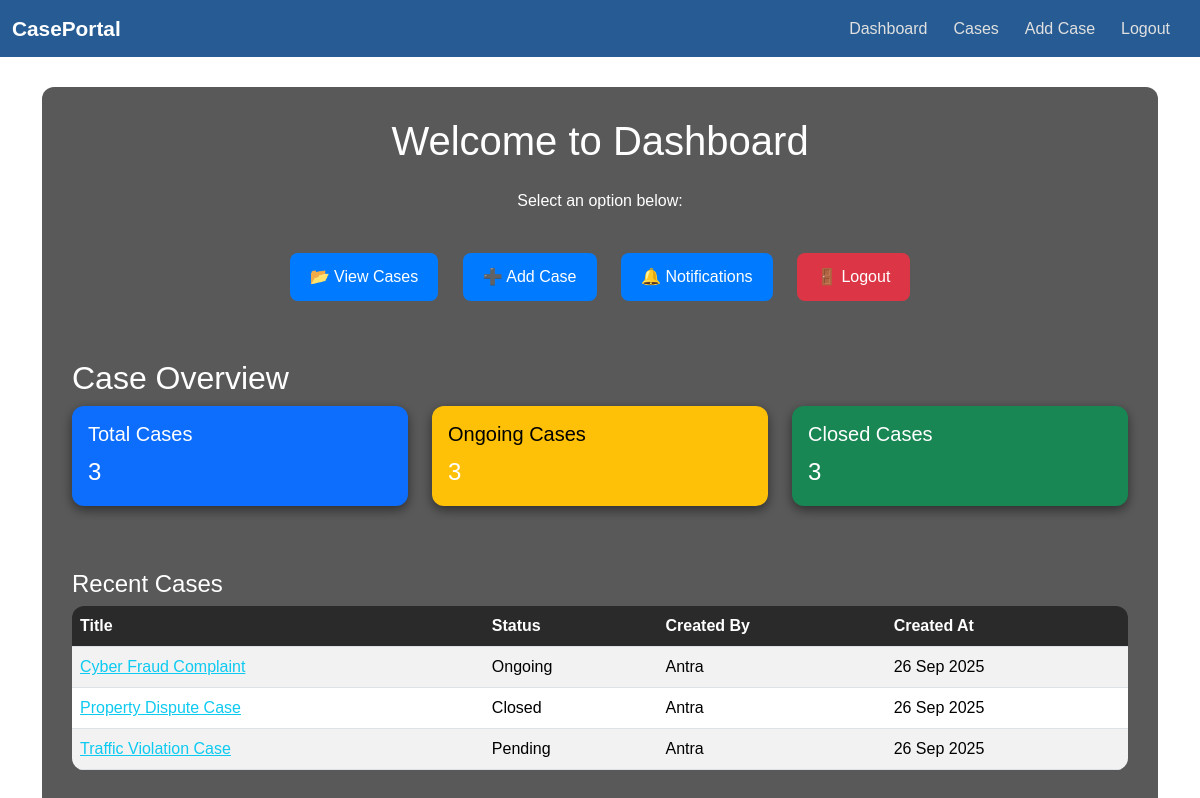
The app's page /dashboard/ (signed in) with its own data.
### core/models.py (models this page shows, shortened)
class Case(models.Model):
    STATUS_CHOICES = [
        ('Pending', 'Pending'),
        ('Ongoing', 'Ongoing'),
        ('Closed', 'Closed'),
    ]
    title = models.CharField(max_length=200)
    description = models.TextField()
    status = models.CharField(max_length=20, choices=STATUS_CHOICES, default='Pending')
    created_by = models.ForeignKey(User, on_delete=models.CASCADE, related_name='cases')
    created_at = models.DateTimeField(auto_now_add=True)

### core/views.py (the view)
# urls.py: path('dashboard/', views.dashboard, name='dashboard'),
@login_required
def dashboard(request):
    cases = Case.objects.filter(created_by=request.user)
    ongoing_cases = cases.filter(status="Ongoing")
    closed_cases = cases.filter(status="Closed")
    context = {
        "cases": cases,
        "ongoing_cases": ongoing_cases,
        "closed_cases": closed_cases,
    }
    return render(request, "core/dashboard.html", context)

### core/templates/core/dashboard.html (shortened to what this page needs)
{% extends "core/base.html" %}
{% block content %}
<!DOCTYPE html>
<html>
<head>
</head>
<body>
    <div class="overlay">
        <h1 class="text-center mb-4">Welcome to Dashboard</h1>
        <p class="text-center">Select an option below:</p>
        <div class="dashboard-links">
            <a href="{% url 'case_list' %}">📂 View Cases</a>
            <a href="{% url 'add_case' %}">➕ Add Case</a>
            <a href="{% url 'notifications' %}">🔔 Notifications</a>
            <form action="{% url 'logout' %}" method="post" style="display:inline;">
    <button type="submit" style="margin:10px; padding:12px 20px; background:#dc3545; color:white; border-radius:8px; border:none; cursor:pointer;">
        🚪 Logout
    </button>
</form>
        </div>
        <h2 class="mt-5">Case Overview</h2>
        <div class="row">
            <div class="col-md-4">
                <div class="card text-bg-primary mb-3">
                    <div class="card-body">
                        <h5 class="card-title">Total Cases</h5>
                        <p class="card-text fs-4">{{ cases.count }}</p>
                    </div>
                </div>
            </div>
            <div class="col-md-4">
                <div class="card text-bg-warning mb-3">
                    <div class="card-body">
                        <h5 class="card-title">Ongoing Cases</h5>
                        <p class="card-text fs-4">
                            {{ cases|dictsort:"status"|length }}
                        </p>
                    </div>
                </div>
            </div>
            <div class="col-md-4">
                <div class="card text-bg-success mb-3">
                    <div class="card-body">
                        <h5 class="card-title">Closed Cases</h5>
                        <p class="card-text fs-4">
                            {{ cases|dictsort:"status"|length }}
                        </p>
                    </div>
                </div>
            </div>
        </div>
        <h4 class="mt-5">Recent Cases</h4>
        <table class="table table-striped table-hover">
            <thead>
                <tr>
                    <th>Title</th>
                    <th>Status</th>
                    <th>Created By</th>
                    <th>Created At</th>
                </tr>
            </thead>
            <tbody>
                {% for case in cases|slice:":5" %}
                <tr>
                    <td><a href="{% url 'case_detail' case.id %}" class="text-info">{{ case.title }}</a></td>
                    <td>{{ case.status }}</td>
                    <td>{{ case.created_by.username }}</td>
                    <td>{{ case.created_at|date:"d M Y" }}</td>
                </tr>
                {% empty %}
                <tr>
                    <td colspan="4" class="text-center">No cases found.</td>
                </tr>
                {% endfor %}
            </tbody>
        </table>
    </div>
</body>
</html>
{% endblock %}

### core/templates/core/base.html (shortened to what this page needs)
<!DOCTYPE html>
<html lang="en">
<head>
  <link href="https://cdn.jsdelivr.net/npm/bootstrap@5.3.0/dist/css/bootstrap.min.css" rel="stylesheet">
</head>
<body>
  <nav class="navbar navbar-expand-lg navbar-dark">
    <div class="container-fluid">
      <a class="navbar-brand" href="{% url 'dashboard' %}">CasePortal</a>
      <div class="collapse navbar-collapse" id="navbarNav">
        <ul class="navbar-nav ms-auto align-items-center">
          <li class="nav-item"><a class="nav-link" href="{% url 'dashboard' %}">Dashboard</a></li>
          <li class="nav-item"><a class="nav-link" href="{% url 'case_list' %}">Cases</a></li>
          <li class="nav-item"><a class="nav-link" href="{% url 'add_case' %}">Add Case</a></li>
          {% if user.is_authenticated %}
          <li class="nav-item">
            <form method="post" action="{% url 'logout' %}" class="d-flex">
              <button type="submit" class="nav-link logout-btn">Logout</button>
            </form>
          </li>
          {% else %}
          <li class="nav-item"><a class="nav-link" href="{% url 'login' %}">Login</a></li>
          {% endif %}
        </ul>
      </div>
    </div>
  </nav>
  <div class="container">
    {% block content %}{% endblock %}
  </div>
</body>
</html>

### core/templates/core/base.html (style rules this page uses)
body { background: linear-gradient(rgba(0,0,0,0.4), rgba(0,0,0,0.4)), url('https://images.unsplash.com/photo-1599058917214-8f3f36f618e6?auto=format&fit=crop&w=1350&q=80') no-repeat center center/cover; font-family: 'Segoe UI', Tahoma, Geneva, Verdana, sans-serif; min-height: 100vh; margin: 0; color: #fff; }
.navbar { background: rgba(0,64,128,0.85); }
.navbar-brand { font-weight: bold; font-size: 1.3rem; color: #fff !important; }
.nav-link { color: #e0e0e0 !important; margin-right: 10px; }
.logout-btn { background: none; border: none; color: #e0e0e0; cursor: pointer; padding: 0; }
.container { margin-top: 30px; }
.card { border: none; border-radius: 12px; box-shadow: 0 4px 12px rgba(0,0,0,0.3); transition: transform 0.2s ease-in-out; background: rgba(255, 255, 255, 0.9); color: #000; }

### core/templates/core/dashboard.html (style rules this page uses)
body { background: url("https://images.unsplash.com/photo-1522202176988-66273c2fd55f?auto=format&fit=crop&w=1600&q=80") no-repeat center center fixed; background-size: cover; font-family: Arial, sans-serif; }
.overlay { background: rgba(0, 0, 0, 0.65); min-height: 100vh; padding: 30px; border-radius: 12px; }
h1, h2, h4, table,p, th, p { color: white !important; }
td { color: black !important; }
.card { border-radius: 12px; box-shadow: 0px 4px 12px rgba(0,0,0,0.5); }
.table { background: rgba(255,255,255,0.1); border-radius: 12px; overflow: hidden; }
.table th { background: rgba(0,0,0,0.6); }
.dashboard-links { margin-top: 30px; text-align: center; }
.dashboard-links a { display: inline-block; margin: 10px; padding: 12px 20px; background: #007bff; color: white; text-decoration: none; border-radius: 8px; transition: background 0.3s; }

### records on screen
Case: title "Cyber Fraud Complaint", status "Ongoing", created_by.username "Antra", created_at "26 Sep 2025"
Case: title "Property Dispute Case", status "Closed", created_by.username "Antra", created_at "26 Sep 2025"
Case: title "Traffic Violation Case", status "Pending", created_by.username "Antra", created_at "26 Sep 2025"

### other values on screen
{{ cases.count }} "3"
{{ cases|dictsort:"status"|length }} "3"
